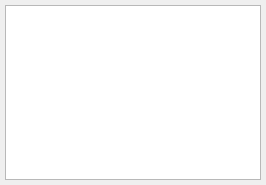
<?xml version="1.0" encoding="UTF-8"?>
<ui version="4.0">
 <class>LayerTree</class>
 <widget class="QWidget" name="LayerTree">
  <property name="geometry">
   <rect>
    <x>0</x>
    <y>0</y>
    <width>266</width>
    <height>185</height>
   </rect>
  </property>
  <property name="windowTitle">
   <string>Form</string>
  </property>
  <layout class="QVBoxLayout" name="layout">
   <property name="spacing">
    <number>2</number>
   </property>
   <property name="margin">
    <number>5</number>
   </property>
   <item>
    <widget class="DataCollectionView" name="layerTree">
     <property name="sizePolicy">
      <sizepolicy hsizetype="Preferred" vsizetype="Expanding">
       <horstretch>0</horstretch>
       <verstretch>10</verstretch>
      </sizepolicy>
     </property>
     <property name="selectionMode">
      <enum>QAbstractItemView::ExtendedSelection</enum>
     </property>
    </widget>
   </item>
  </layout>
 </widget>
 <customwidgets>
  <customwidget>
   <class>DataCollectionView</class>
   <extends>QTreeView</extends>
   <header>glue.core.qt.data_collection_model</header>
  </customwidget>
 </customwidgets>
 <resources/>
 <connections/>
</ui>
